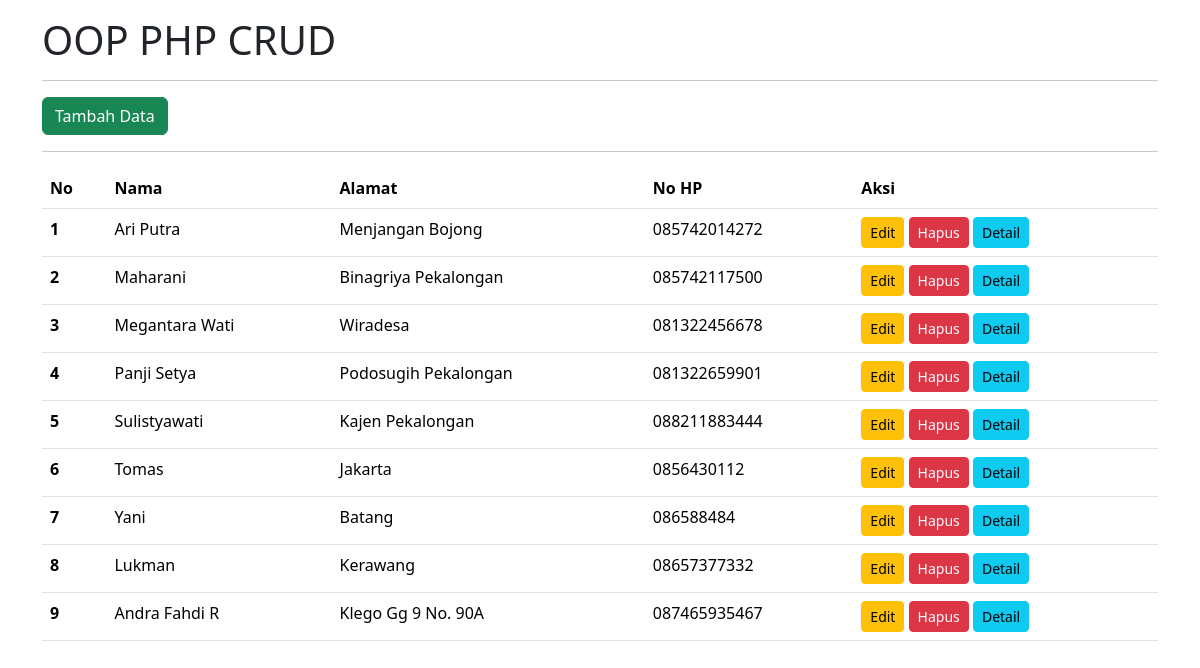
The app's page /PHP-CRUD/index.php with its own data.
### tables this page shows
CREATE TABLE `tb_users` (
  `id` int(10) NOT NULL,
  `nama` varchar(255) NOT NULL,
  `alamat` varchar(255) NOT NULL,
  `nohp` char(13) NOT NULL,
  `jenis_kelamin` enum('Laki-laki','Perempuan') NOT NULL,
  `email` varchar(100) NOT NULL,
  `foto` varchar(355) NOT NULL
);

### PHP-CRUD/database.php (called while the page is built, shortened)
<?php
class Database
{
    public $host = 'localhost';
    public $username = 'root';
    public $password = '';
    public $database = 'db_php';
    public $connect;
    function __construct()
    {
        $this->connect = mysqli_connect($this->host, $this->username, $this->password);
        mysqli_select_db($this->connect, $this->database);
    }
    function tampilData()
    {
        $data = mysqli_query($this->connect, "SELECT * FROM tb_users");
        $rows = mysqli_fetch_all($data, MYSQLI_ASSOC);
        return $rows;
    }
}
?>

### PHP-CRUD/index.php (the view, shortened to what this page needs)
<?php
include 'database.php';
$db = new Database;
?>
<!doctype html>
<html lang="en">
<head>
    <link href="https://cdn.jsdelivr.net/npm/bootstrap@5.3.3/dist/css/bootstrap.min.css" rel="stylesheet"
>
</head>
<body>
    <div class="container mt-3">
        <h1>OOP PHP CRUD</h1>
        <hr>
        <a href="input.php" class="btn btn-success">Tambah Data</a>
        <hr>
        <table class="table table-hover">
            <thead>
                <tr>
                    <th scope="col">No</th>
                    <th scope="col">Nama</th>
                    <th scope="col">Alamat</th>
                    <th scope="col">No HP</th>
                    <th scope="col">Aksi</th>
                </tr>
            </thead>
            <?php
            $nomor = 1;
            foreach ($db->tampilData() as $dataUser) {
                ?>
                <tr>
                    <th scope="row"><?php echo $nomor++; ?></th>
                    <td><?php echo $dataUser['nama']; ?></td>
                    <td><?php echo $dataUser['alamat']; ?></td>
                    <td><?php echo $dataUser['nohp']; ?></td>
                    <td>
                        <a href="edit.php?id=<?php echo $dataUser['id'] ?>" class="btn btn-warning btn-sm">Edit</a>
                        <a href="proses.php?id=<?php echo $dataUser['id'] ?>&aksi=hapus"
                            class="btn btn-danger btn-sm">Hapus</a>
                        <a href="detail.php?id=<?php echo $dataUser['id'] ?>" class="btn btn-info btn-sm">Detail</a>
                    </td>
                </tr>
                <?php
            }
            ?>
        </table>
    </div>
</body>
</html>

### records on screen
tb_users: nama "Ari Putra", alamat "Menjangan Bojong", nohp "085742014272"
tb_users: nama "Maharani", alamat "Binagriya Pekalongan", nohp "085742117500"
tb_users: nama "Megantara Wati", alamat "Wiradesa", nohp "081322456678"
tb_users: nama "Panji Setya", alamat "Podosugih Pekalongan", nohp "081322659901"
tb_users: nama "Sulistyawati", alamat "Kajen Pekalongan", nohp "088211883444"
tb_users: nama "Tomas", alamat "Jakarta", nohp "0856430112"
tb_users: nama "Yani", alamat "Batang", nohp "086588484"
tb_users: nama "Lukman", alamat "Kerawang", nohp "08657377332"
tb_users: nama "Andra Fahdi R", alamat "Klego Gg 9 No. 90A", nohp "087465935467"
